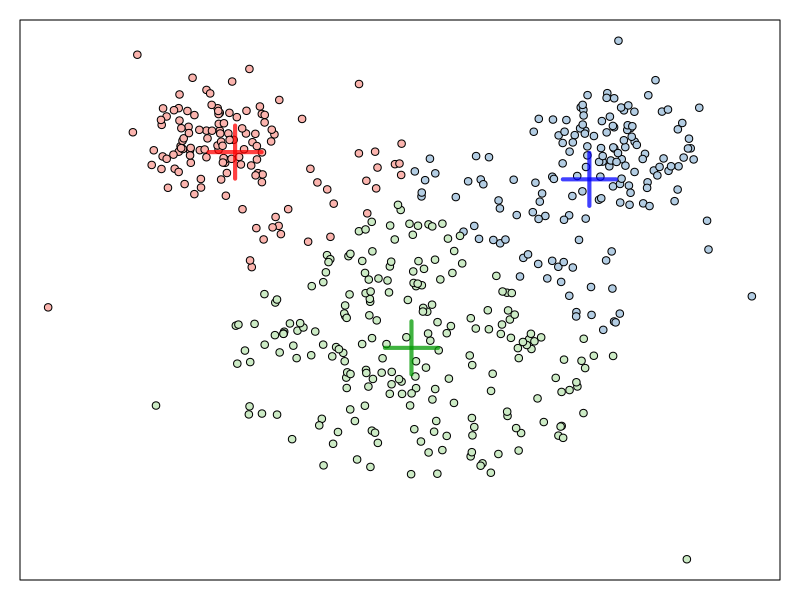
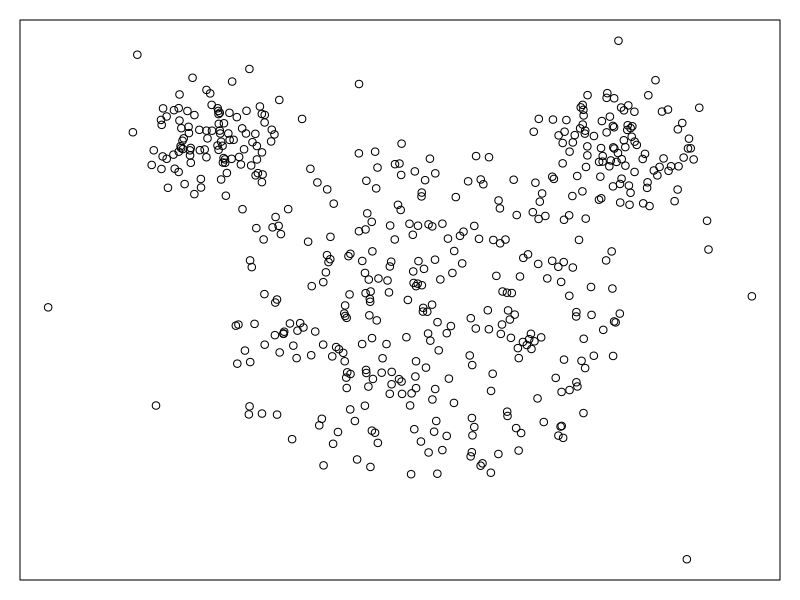
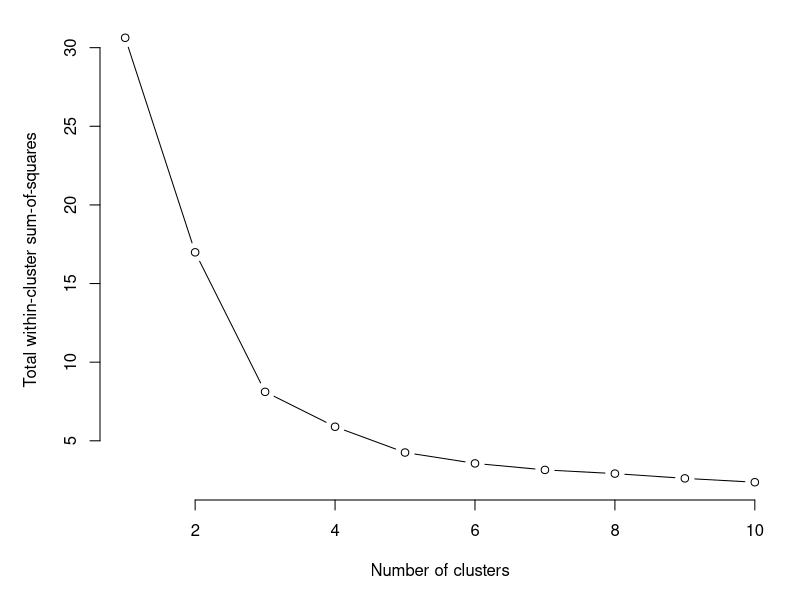

R code for these plots, in order:
setwd('~/slides/data')
mouse <- read.csv('mouse.csv', sep=' ', comment.char='#', header=F)
names(mouse) <- c('x', 'y', 'group')


res <- kmeans(mouse[,1:2], centers=3)

require(RColorBrewer)
pal <- brewer.pal(3, 'Pastel1')
pal2 <- c('firebrick', 'dodgerblue', 'forestgreen')

par(mar=c(1,1,1,1))
plot(mouse$x, mouse$y, bg=pal[res$cluster], pch=21, col='black', 
     xaxt='n', yaxt='n')
points(res$centers, col=c(rgb(1,0,0,0.75), rgb(0,0,1,0.75), rgb(0,0.6,0,0.75)), pch=3, cex=5, lwd=4)

plot(mouse$x, mouse$y, bg=pal[as.integer(mouse$group)], pch=21, col='black', 
     xaxt='n', yaxt='n')

require(mclust)

fit <- Mclust(mouse[,1:2])


wcss <- sapply(1:10, function(k) kmeans(mouse[,1:2], centers=k)$tot.withinss)

pdf("~/slides/img/elbow-method.pdf", width=5, height=5)
par(mar=c(5,5,1,1))
plot(1:10, wcss, type='b', bty='n', xlab="Number of clusters", 
     ylab="Total within-cluster sum-of-squares")
dev.off()
